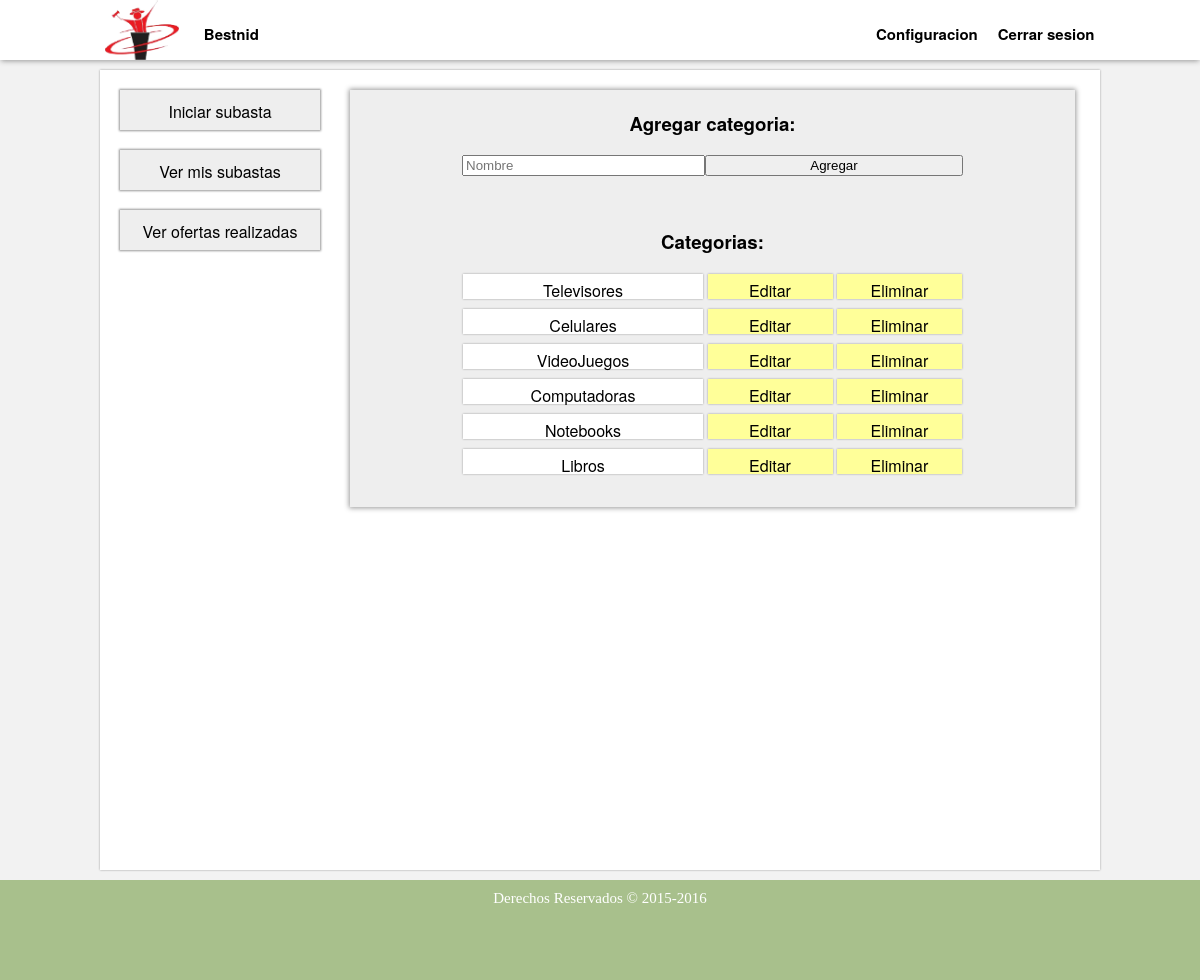
Page /listar_categorias.php (signed in) on the earlier database version.
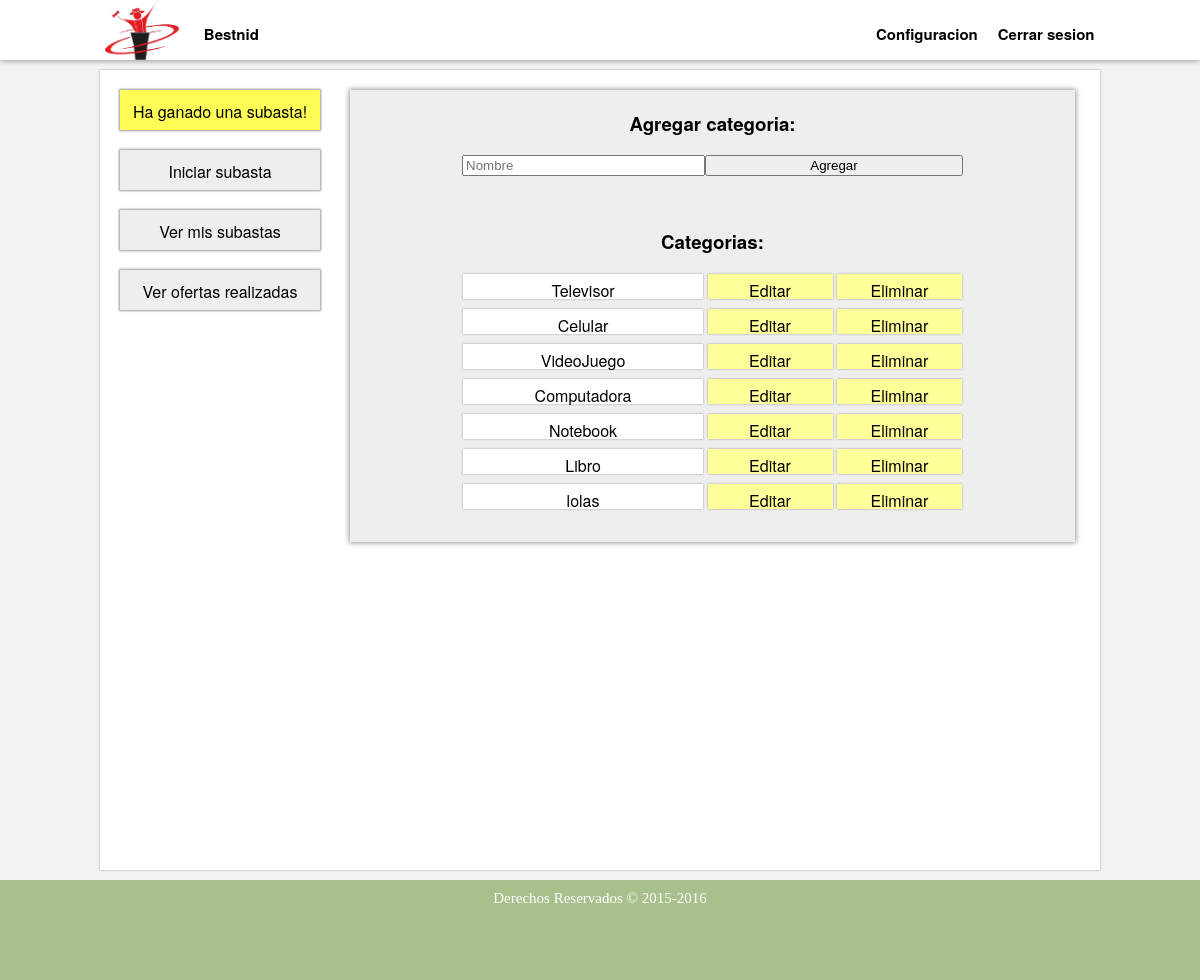
Same page on the later database version.
### tables this page shows
CREATE TABLE IF NOT EXISTS `categoria` (
`idCategoria` int(11) NOT NULL,
  `nombre` varchar(50) NOT NULL
);

### listar_categorias.php (the view, shortened to what this page needs)
<!DOCTYPE html>
<html lang="es">
	<head>
		<link rel="stylesheet" href="./estilos/estilo.css">
		<link rel="stylesheet" href="./estilos/otros_estilos.css">
		<link rel="stylesheet" href="./estilos/nuevos_estilos.css">
	</head>
	<body>
		<?php include ('./menu.php'); ?>
		<div id='cuerpo'>
			<section>
			<div id="contenedor">
				<h3><b>Agregar categoria: </b></h3>
				<form method="POST" name="categoria" action="./sistema/agragar_categoria.php">
					<div class="caja">
						<input type="text" id="categoria" name="categoria" placeholder="Nombre">
						<div class="selec">
							<input type="button" value="Agregar" onclick="validaragregar()">
						</div>
					</div>
				</form>
				<h3><b>Categorias: </b></h3>
				<?php
					$ok=false;
					$conec=conectar();
					$resul=mysqli_query($conec,"SELECT * FROM categoria");
					while($categoria=mysqli_fetch_array($resul)){
						if($ok && $categoria['nombre'] == $nom){
				?>
							<form method="POST" name="edit_categoria" action="./sistema/editar_categoria.php">
								<div class="caja">
									<input type="text" style="background-color: #00FF80;" id="edit_categoria" name="edit_categoria" value="<?php echo $nom ?>">
									<input type="hidden" name="id" value="<?php echo $id ?>">
									<div class="selec">
										<input type="button" value="Modificar" onclick="validarmodificar()">
									</div>
								</div>
							</form></br>
				<?php
						}
						else{
				?>
							<div class='nombre_config2'><?php echo $categoria['nombre'] ?></div>
							<a href='./listar_categorias.php?id=<?php echo $categoria['idCategoria'] ?>&nom=<?php echo $categoria['nombre'] ?>'><div class='boton_config'>Editar</div></a>
							<a href='./sistema/eliminar_categoria.php?id=<?php echo $categoria['idCategoria'] ?>'><div class='boton_config'>Eliminar</div></a>
				<?php
						}
					}
				?>
			</div>
			</section>
			<aside>
				<?php include ('./aside_botones.php'); ?>
				<a href="./iniciar_subasta.php"><div class="boton_aside">Iniciar subasta</div></a>
				<a href="./ver_mis_subastas.php"><div class="boton_aside">Ver mis subastas</div></a>
				<a href="./ver_mis_ofertas.php"><div class="boton_aside">Ver ofertas realizadas</div></a>
			</aside>
		</div>
		<footer>
			<span>Derechos Reservados &copy; 2015-2016</span>
		</footer>
	</body>
</html>

### aside_botones.php (shortened to what this page needs)
<?php
	$conec=conectar();
	if(isset($_SESSION['usuario'])) {
		$idUsuario=$_SESSION['usuario'];
		$hoy=date("Y-m-d H:i:s");
?>
<?php
		$resul=mysqli_query($conec,"SELECT * FROM subasta INNER JOIN oferta ON (subasta.idOfertaGanadora = oferta.idOferta) WHERE subasta.fechaFin < '$hoy' AND oferta.IdUsuario = $idUsuario AND subasta.pago = 0");
		if(mysqli_num_rows($resul)!=0){
?>
			<a href="./ver_mis_ofertas.php"><div style="background-color: #FDFD55;" class="boton_aside">Ha ganado una subasta!</div></a>
<?php
		}
	}
?>

Differences in the rows shown:
changed categoria: nombre "Televisores" → "Televisor"
changed categoria: nombre "Celulares" → "Celular"
changed categoria: nombre "VideoJuegos" → "VideoJuego"
changed categoria: nombre "Computadoras" → "Computadora"
changed categoria: nombre "Notebooks" → "Notebook"
changed categoria: nombre "Libros" → "Libro"
added categoria: nombre "lolas"
Other differences:
text now shown: "Ha ganado una subasta!"
